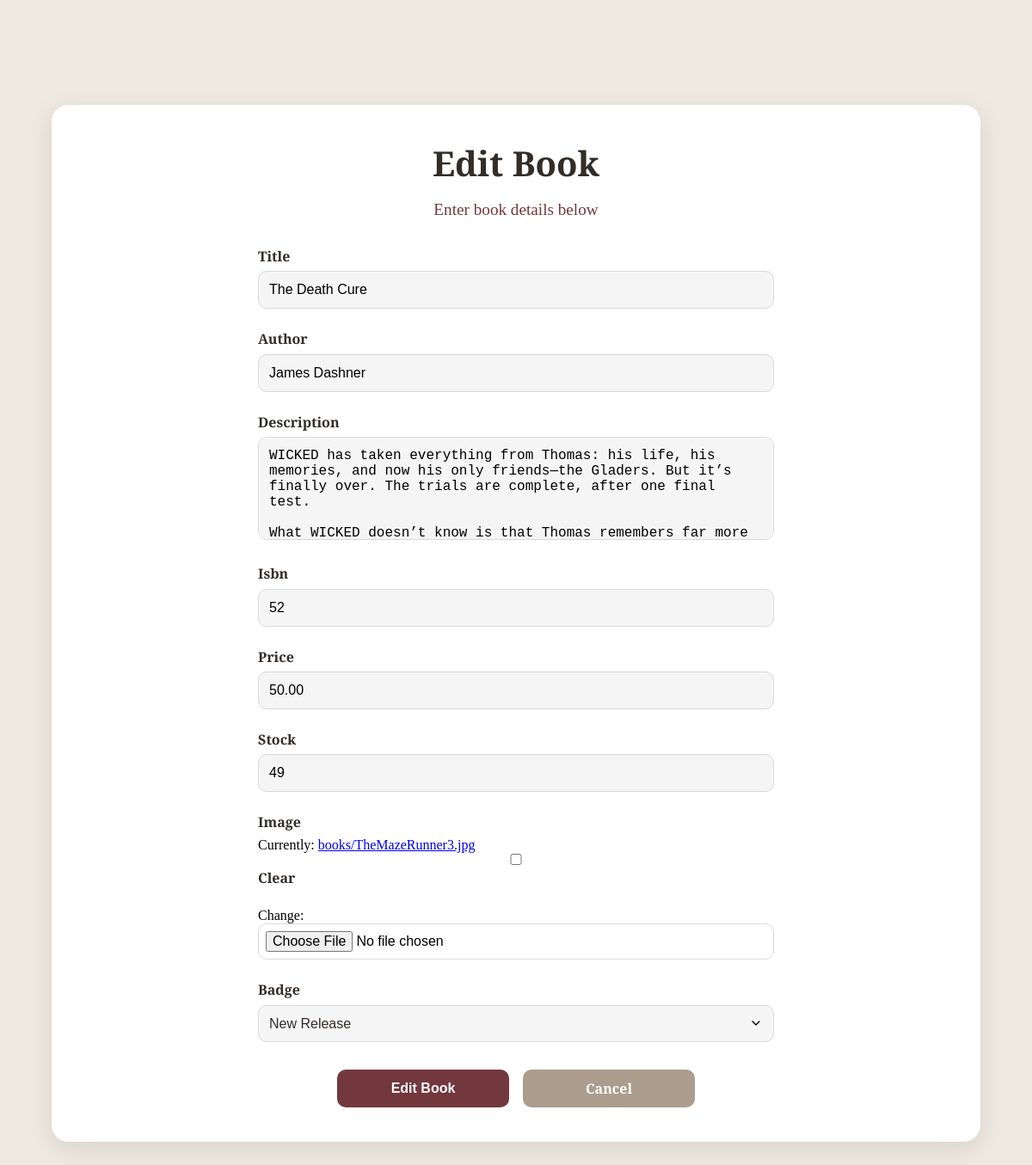
The app's page /library-admin/books/edit/39/ (signed in), older data.
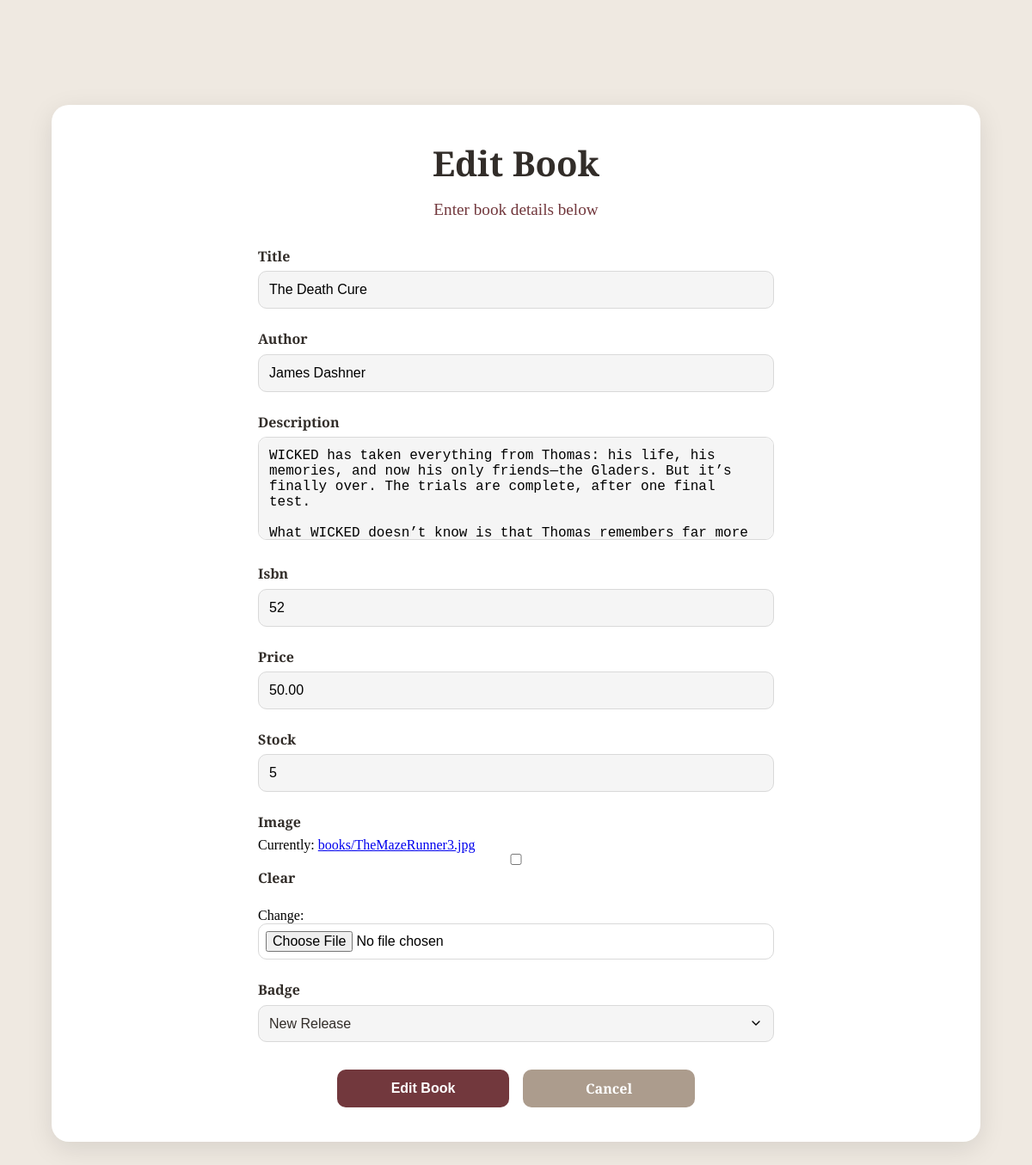
The same page, newer data.
### books/models.py (models this page shows, shortened)
class Book(models.Model):
    BADGE_CHOICES = [
        ('new', 'New Release'),
        ('trending', 'Trending'),
        ('bestseller', 'Bestseller'),
        ('sale', 'On Sale'),
    ]
    title = models.CharField(max_length=200)
    author = models.CharField(max_length=200)
    description = models.TextField()
    isbn = models.CharField(max_length=13, unique=True, null=True, blank=True)
    price = models.DecimalField(max_digits=10, decimal_places=2, default=Decimal('0.00'))
    stock = models.IntegerField(default=0)
    image = models.ImageField(upload_to='books/', null=True, blank=True)
    created_at = models.DateTimeField(auto_now_add=True)
    updated_at = models.DateTimeField(auto_now=True, null=True)
    badge = models.CharField(max_length=20, choices=BADGE_CHOICES, null=True, blank=True)
    genres = models.ManyToManyField(Genre, related_name='books')
    total_borrows = models.IntegerField(default=0)
    average_rating = models.FloatField(default=0.0)

### books/views.py (the view)
# urls.py: path('edit/<int:id>/', views.edit_book, name='edit_book'),
@login_required
@user_passes_test(is_admin)
def edit_book(request, id):
    book = get_object_or_404(Book, id=id)
    if request.method == 'POST':
        form = BookForm(request.POST, request.FILES, instance=book)
        if form.is_valid():
            book = form.save()
            Notification.send_book_notification(
                notification_type='book_edited',
                book=book,
                admin_user=request.user,
                message=f"Book '{book.title}' has been updated"
            )
            messages.success(request, 'Book updated successfully!')
            return redirect('books_admin:admin_book_management')
    else:
        form = BookForm(instance=book)
    return render(request, 'books/book_form.html', {'form': form, 'book': book, 'action': 'Edit'})

### books/forms.py
class BookForm(forms.ModelForm):
    class Meta:
        model = Book
        fields = [
            'title',
            'author',
            'description',
            'isbn',
            'price',
            'stock',
            'image',
            'badge'
        ]
        widgets = {
            'description': forms.Textarea(attrs={'rows': 5}),
            'badge': forms.Select(choices=Book.BADGE_CHOICES),
        }

### books/views.py (called while the page is built)
def is_admin(user):
    return user.is_staff

### Templates/books/book_form.html (shortened to what this page needs)
{% extends 'books/base.html' %}
{% load widget_tweaks %}
{% load static %}
{% block content %}
<div class="container">
  <div class="form-section">
    <h2 class="title">{{ action }} Book</h2>
    <p class="subtitle">Enter book details below</p>
    <form method="post" class="mt-4" enctype="multipart/form-data">
      {% for field in form %}
      <div class="form-group">
        <label for="{{ field.id_for_label }}">{{ field.label }}</label>
        {% if field.name == 'image' %}
          {% render_field field class="form-control" accept="image/*" %}
        {% else %}
          {% render_field field class="form-control" %}
        {% endif %}
      </div>
      {% endfor %}
      <div class="button-group">
        <button type="submit" class="submit-btn">{{ action }} Book</button>
        <a href="{% url 'books_admin:admin_book_management' %}" class="discard-btn">Cancel</a>
      </div>
    </form>
  </div>
</div>
{% endblock %}

Row changes from the older to the newer data that the page shows:
changed Book "The Death Cure": stock "49" → "5"
